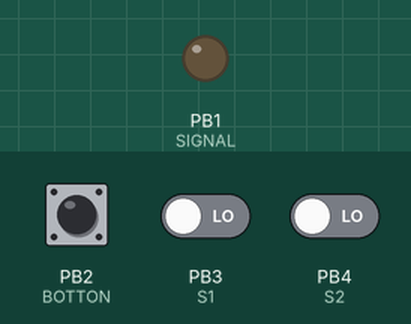
A sketch run on a simulated ATtiny85, built with avr-gcc and run on an emulated ATtiny85. On the bench: output pins drawn as LEDs (lit = HIGH). The test bench sets the inputs (shaded band); at power-on: PB2 (BOTTON) LOW, PB3 (S1) LOW, PB4 (S2) LOW. Sleep ends after the set time or at an interrupt.

Above: at 1.6 s.
1.7 s: PB2 (BOTTON) pulled HIGH for 0.15 s
At 3.2 s:
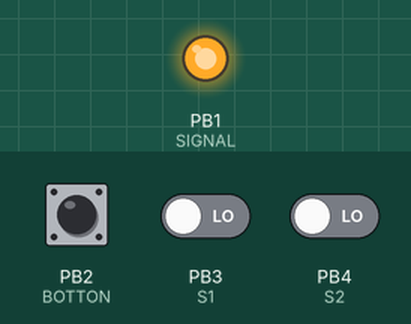
Timing chart, 0 to 9.4 s (numbered marks = the images above; inputs shaded):
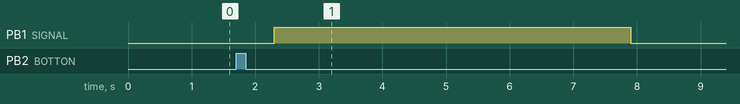

The sketch:

PowerSaving.ino
```cpp
/* v0.32
   Powersaving using hardware interrupts
   sends the reset signal to the ESP with the reading in PB2 (PCINT2) sensor pin
   implements config mode in pins PB3 & PB4
*/

#include <avr/sleep.h>
#include <avr/interrupt.h>
#define S1  PB3
#define S2  PB4
#define SIGNAL PB1  //outputo to the ESP
#define RESET PB0   //output to the RST pin
#define BOTTON PB2  //input sensor
#define SIGNAL_TIME 5000
#define RESET_TIME 150
#define SCREEN_TIME 180000
boolean s1, s2 = false;
byte mode = 0;

void setup() {
  ADCSRA &= ~_BV(ADEN);
  pinMode(BOTTON, INPUT);
  pinMode(S1, INPUT);
  pinMode(S2, INPUT);
  pinMode(RESET, OUTPUT);
  s1 = digitalRead(S1);
  s2 = digitalRead(S2);

  //MODE:1
  if (!s2 && !s1) {
    for (int i = 0; i < 1; i++) {
      digitalWrite(RESET, LOW);
      delay(200);
      digitalWrite(RESET, HIGH);
      delay(200);
    }
    mode = 1;
  }

  //MODE:2
  if (!s2 && s1) {
    for (int i = 0; i < 2; i++) {
      digitalWrite(RESET, LOW);
      delay(200);
      digitalWrite(RESET, HIGH);
      delay(200);
    }
    mode = 2;
  }

  //MODE:3
  if (s2 && !s1) {
    for (int i = 0; i < 3; i++) {
      digitalWrite(RESET, LOW);
      delay(200);
      digitalWrite(RESET, HIGH);
      delay(200);
    }
    mode = 3;
  }

  //MODE:4
  if (s2 && s1) {
    for (int i = 0; i < 4; i++) {
      digitalWrite(RESET, LOW);
      delay(200);
      digitalWrite(RESET, HIGH);
      delay(200);
    }
    mode = 4;
  }
  pinMode(RESET, INPUT);

}

void loop() {
  sleep();

  switch (mode) {
    case 1:  boolean sensor;
      do  {
        sensor = digitalRead(BOTTON);
        //sets the pin and send the reset signal to the ESP
        pinMode(RESET, OUTPUT);
        digitalWrite(RESET, HIGH);
        delay(RESET_TIME);
        digitalWrite(RESET, LOW);
        delay(RESET_TIME);
        pinMode(RESET, INPUT);
        delay(RESET_TIME * 2);

        //sets the signal pin
        pinMode(SIGNAL, OUTPUT);

        //send to the ESP the actual sensor value
        digitalWrite(SIGNAL, sensor);
        delay(SIGNAL_TIME);
        pinMode(SIGNAL, INPUT);
      } while (digitalRead(BOTTON) != sensor);
      break;
    case 2:
      do {
        if (digitalRead(BOTTON) == 1) {
          rst();

          //send to the ESP the actual sensor value
          pinMode(SIGNAL, OUTPUT);
          digitalWrite(SIGNAL, HIGH);
          delay(SIGNAL_TIME);
          pinMode(SIGNAL, INPUT);

          while (digitalRead(BOTTON) == 1) {
          }

          rst();
          //send to the ESP the actual sensor value
          pinMode(SIGNAL, OUTPUT);
          digitalWrite(SIGNAL, LOW);
          delay(SIGNAL_TIME);
          pinMode(SIGNAL, INPUT);
          delay(SCREEN_TIME);
        }
      } while (digitalRead(BOTTON) != 0);
      break;
    case 3:
      break;
    case 4:
      break;
  }


}


void rst() {
  //sets the pin and send the reset signal to the ESP
  pinMode(RESET, OUTPUT);
  digitalWrite(RESET, HIGH);
  delay(RESET_TIME);
  digitalWrite(RESET, LOW);
  delay(RESET_TIME);
  pinMode(RESET, INPUT);
  delay(RESET_TIME * 2);
}

void sleep() {

  GIMSK |= _BV(PCIE);                     // Enable Pin Change Interrupts
  PCMSK |= _BV(PCINT2);                   // Use PB2 as interrupt pin

  //ADCSRA &= ~_BV(ADEN);                   // ADC off
  set_sleep_mode(SLEEP_MODE_PWR_DOWN);    // replaces above statement

  sleep_enable();                         // Sets the Sleep Enable bit in the MCUCR Register (SE BIT)
  sei();                                  // Enable interrupts
  sleep_cpu();                            // sleep

  cli();                                  // Disable interrupts
  PCMSK &= ~_BV(PCINT2);                  // Turn off PB2 as interrupt pin
  sleep_disable();                        // Clear SE bit
  //ADCSRA |= _BV(ADEN);                    // ADC on

  sei();                                  // Enable interrupts
} // sleep


ISR(PCINT0_vect) {
  // This is called when the interrupt occurs, but I don't need to do anything in it
}
```

Measured:
- after the input at 1.7 s, PB1 (SIGNAL): LOW → HIGH after 0.60 s, → LOW 5.6 s later
